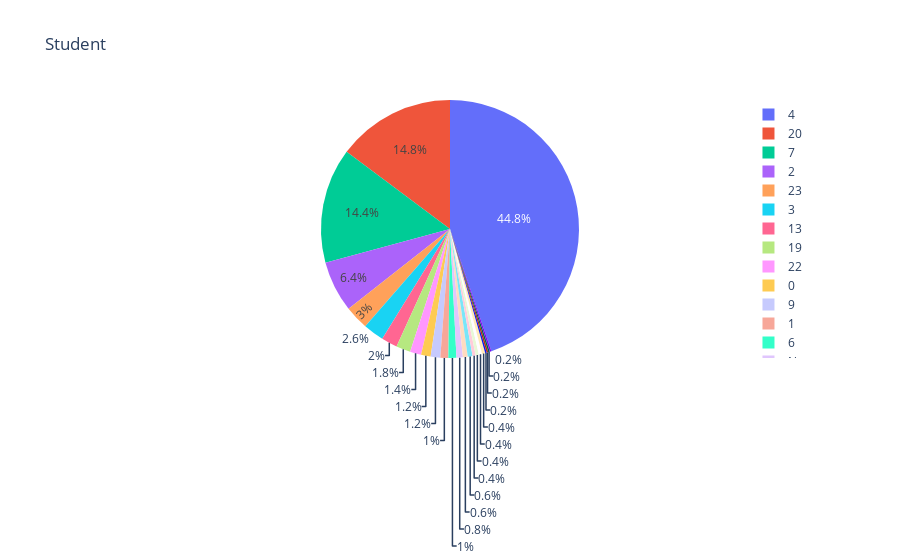

Notebook source saved alongside this figure:
### Code cell
import pandas as pd
overview = pd.read_csv("test.csv")

topic = 'Student'

testdf = overview[overview['topic']==topic].topic_num.value_counts().rename_axis('unique_values').reset_index(name='counts')
fig = px.pie(testdf, values='counts', names='unique_values', title= topic)
fig.show()

### Figure 1 — Plotly figure (JSON) as saved in the notebook; plotly's stock layout.template omitted (floating-point values rounded to 4 significant figures)
{"data": [{"domain": {"x": [0, 1], "y": [0, 1]}, "hovertemplate": "unique_values=%{label}<br>counts=%{value}<extra></extra>", "labels": ["4", "20", "7", "2", "23", "3", "13", "19", "22", "0", "9", "1", "6", "None", "15", "11", "12", "5", "21", "14", "10", "16", "18", "8"], "legendgroup": "", "name": "", "showlegend": true, "type": "pie", "values": [224, 74, 72, 32, 15, 13, 10, 9, 7, 6, 6, 5, 5, 4, 3, 3, 2, 2, 2, 2, 1, 1, 1, 1]}], "layout": {"legend": {"tracegroupgap": 0}, "title": {"text": "Student"}}}
